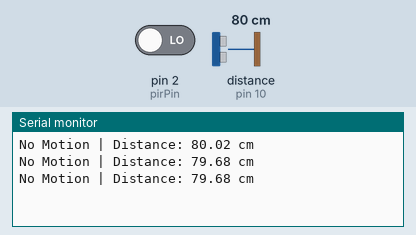
Bench run of a sketch on a simulated Arduino Uno, built with avr-gcc and run on an emulated ATmega328P. Parts: the last lines printed to the serial monitor. Wiring (inferred from the names in the program): ultrasonic range finder: trigger pin 9; echo pin 10. The inputs (shaded band) are chosen by the test bench; at power-on: pin 2 (pirPin) LOW, distance to the obstacle (sensor on pin 10) 80 cm. The echo pulse lasts 58.3 µs per cm.

Above: at 1.3 s.
1.4 s: pin 2 (pirPin) driven HIGH
At 1.9 s:
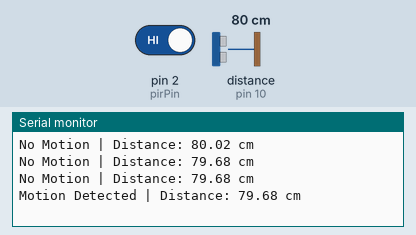
3.5 s: distance to the obstacle (sensor on pin 10) set to 18 cm
At 4.0 s:
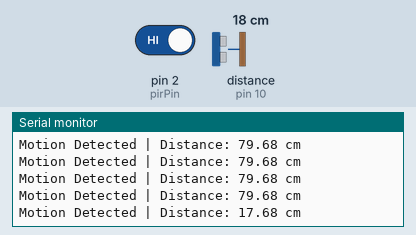
6.5 s: distance to the obstacle (sensor on pin 10) set to 2 cm
At 7.0 s:
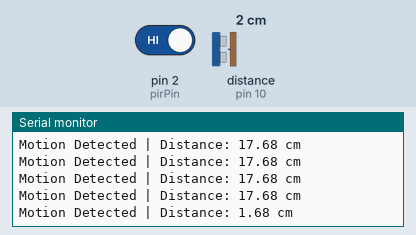
9.5 s: pin 2 (pirPin) driven LOW
At 10.0 s:
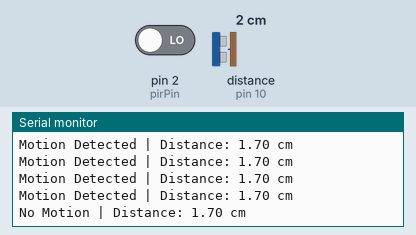
12.5 s: distance to the obstacle (sensor on pin 10) set to 4 cm
At 13.0 s:
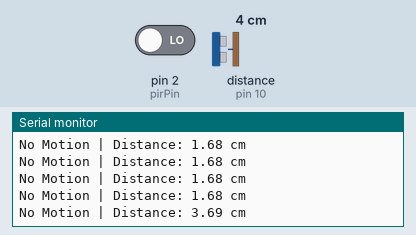
15.5 s: pin 2 (pirPin) driven HIGH
At 16.0 s:
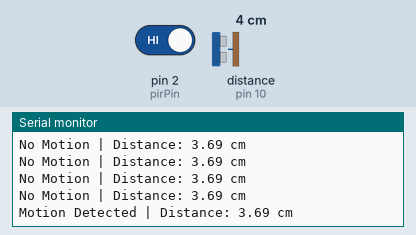
Timing chart, 0 to 18.5 s (numbered marks = the images above; inputs shaded):
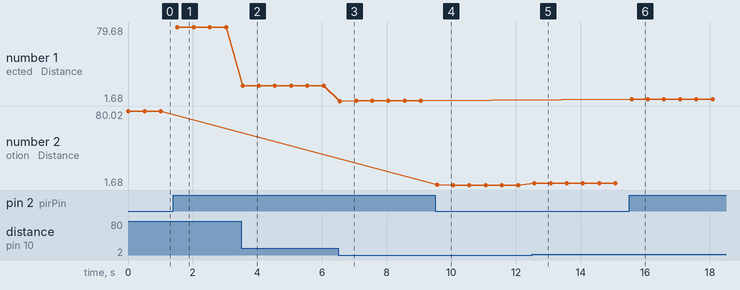

The sketch:

PIR_Ultrasonic_Distance_Detection.ino
```cpp
const int pirPin = 2;

const int trigPin = 9;
const int echoPin = 10;

void setup() {
  pinMode(pirPin, INPUT);

  pinMode(trigPin, OUTPUT);
  pinMode(echoPin, INPUT);

  Serial.begin(9600);
}

float getDistance() {
  digitalWrite(trigPin, LOW);
  delayMicroseconds(2);

  digitalWrite(trigPin, HIGH);
  delayMicroseconds(10);
  digitalWrite(trigPin, LOW);

  long duration = pulseIn(echoPin, HIGH);

  float distance = duration * 0.0343 / 2;

  return distance;
}

void loop() {
  int motion = digitalRead(pirPin);
  float distance = getDistance();

  if (motion == HIGH) {
    Serial.print("Motion Detected | Distance: ");
    Serial.print(distance);
    Serial.println(" cm");
  } else {
    Serial.print("No Motion | Distance: ");
    Serial.print(distance);
    Serial.println(" cm");
  }

  delay(500);
}
```

Measured:
- after the input at 1.4 s, the serial monitor: prints a new line after 0.12 s (image 1)
- after the input at 3.5 s, the serial monitor: prints a new line at once (image 2)
- after the input at 6.5 s, the serial monitor: prints a new line after 0.05 s (image 3)
- after the input at 9.5 s, the serial monitor: prints a new line after 0.06 s (image 4)
- after the input at 12.5 s, the serial monitor: prints a new line after 0.07 s (image 5)
- after the input at 15.5 s, the serial monitor: prints a new line after 0.08 s (image 6)
- plotted number 1: 79.68 → 17.68 after the input at 3.5 s, 17.68 → 1.7 after the input at 6.5 s, 1.7 → 3.7 after the input at 15.5 s
- plotted number 2: 1.68 → 3.69 after the input at 12.5 s
